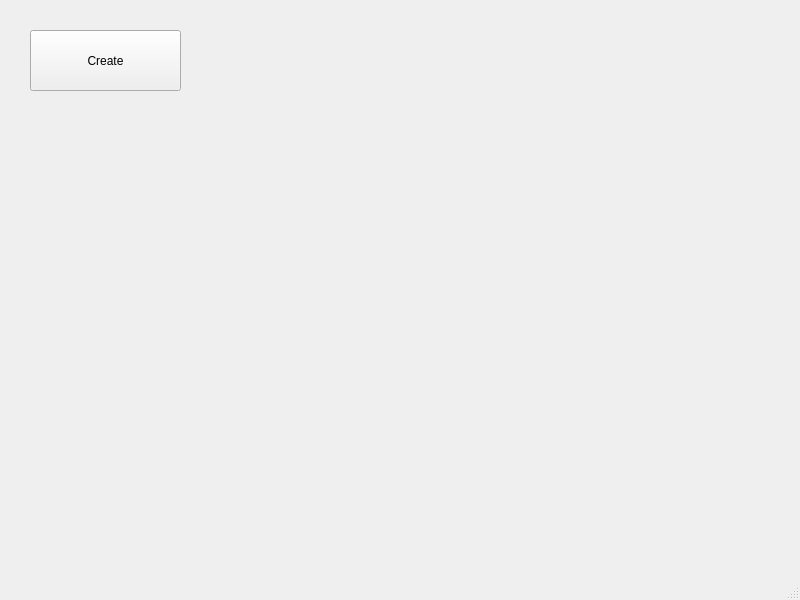
<?xml version="1.0" encoding="UTF-8"?>
<ui version="4.0">
 <class>MainWindow</class>
 <widget class="QMainWindow" name="MainWindow">
  <property name="geometry">
   <rect>
    <x>0</x>
    <y>0</y>
    <width>800</width>
    <height>600</height>
   </rect>
  </property>
  <property name="windowTitle">
   <string>MainWindow</string>
  </property>
  <widget class="QWidget" name="centralwidget">
   <widget class="QPushButton" name="pushButton">
    <property name="geometry">
     <rect>
      <x>30</x>
      <y>30</y>
      <width>151</width>
      <height>61</height>
     </rect>
    </property>
    <property name="text">
     <string>Create</string>
    </property>
   </widget>
  </widget>
  <widget class="QMenuBar" name="menubar">
   <property name="geometry">
    <rect>
     <x>0</x>
     <y>0</y>
     <width>800</width>
     <height>26</height>
    </rect>
   </property>
  </widget>
  <widget class="QStatusBar" name="statusbar"/>
 </widget>
 <resources/>
 <connections/>
</ui>
